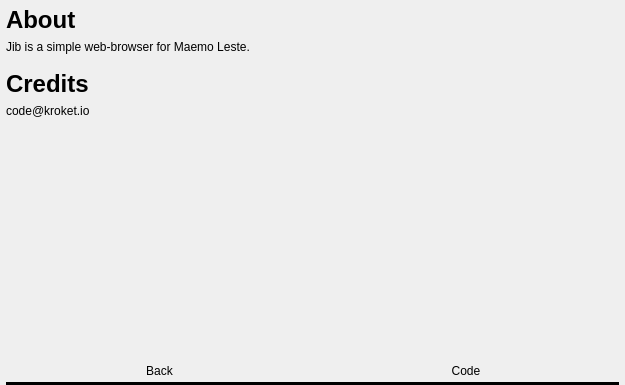
<?xml version="1.0" encoding="UTF-8"?>
<ui version="4.0">
 <class>AboutWidget</class>
 <widget class="QWidget" name="AboutWidget">
  <property name="geometry">
   <rect>
    <x>0</x>
    <y>0</y>
    <width>625</width>
    <height>385</height>
   </rect>
  </property>
  <property name="windowTitle">
   <string>AboutWidget</string>
  </property>
  <property name="windowIcon">
   <iconset>
    <normaloff>:/assets/images/appicons/64x64.png</normaloff>:/assets/images/appicons/64x64.png</iconset>
  </property>
  <layout class="QVBoxLayout" name="verticalLayout_4">
   <property name="leftMargin">
    <number>6</number>
   </property>
   <property name="topMargin">
    <number>6</number>
   </property>
   <property name="rightMargin">
    <number>6</number>
   </property>
   <property name="bottomMargin">
    <number>0</number>
   </property>
   <item>
    <layout class="QGridLayout" name="gridLayout">
     <property name="leftMargin">
      <number>0</number>
     </property>
     <property name="topMargin">
      <number>0</number>
     </property>
     <property name="rightMargin">
      <number>0</number>
     </property>
     <item row="3" column="0">
      <widget class="QLabel" name="label_4">
       <property name="font">
        <font>
         <pointsize>18</pointsize>
         <weight>75</weight>
         <bold>true</bold>
        </font>
       </property>
       <property name="text">
        <string>Credits</string>
       </property>
      </widget>
     </item>
     <item row="0" column="0">
      <widget class="QLabel" name="label_3">
       <property name="font">
        <font>
         <pointsize>18</pointsize>
         <weight>75</weight>
         <bold>true</bold>
        </font>
       </property>
       <property name="text">
        <string>About</string>
       </property>
      </widget>
     </item>
     <item row="5" column="0">
      <spacer name="verticalSpacer">
       <property name="orientation">
        <enum>Qt::Vertical</enum>
       </property>
       <property name="sizeHint" stdset="0">
        <size>
         <width>0</width>
         <height>0</height>
        </size>
       </property>
      </spacer>
     </item>
     <item row="1" column="0">
      <widget class="QLabel" name="label">
       <property name="text">
        <string>Jib is a simple web-browser for Maemo Leste.</string>
       </property>
       <property name="wordWrap">
        <bool>true</bool>
       </property>
      </widget>
     </item>
     <item row="4" column="0">
      <widget class="QLabel" name="label_2">
       <property name="text">
        <string>code@kroket.io</string>
       </property>
       <property name="wordWrap">
        <bool>true</bool>
       </property>
      </widget>
     </item>
     <item row="2" column="0">
      <spacer name="verticalSpacer_3">
       <property name="orientation">
        <enum>Qt::Vertical</enum>
       </property>
       <property name="sizeType">
        <enum>QSizePolicy::Maximum</enum>
       </property>
       <property name="sizeHint" stdset="0">
        <size>
         <width>20</width>
         <height>10</height>
        </size>
       </property>
      </spacer>
     </item>
    </layout>
   </item>
   <item>
    <layout class="QHBoxLayout" name="horizontalLayout">
     <property name="spacing">
      <number>0</number>
     </property>
     <item>
      <layout class="QVBoxLayout" name="verticalLayout">
       <property name="spacing">
        <number>0</number>
       </property>
       <item>
        <widget class="QPushButton" name="btnBack">
         <property name="maximumSize">
          <size>
           <width>16777215</width>
           <height>48</height>
          </size>
         </property>
         <property name="text">
          <string>Back</string>
         </property>
         <property name="flat">
          <bool>true</bool>
         </property>
        </widget>
       </item>
       <item>
        <widget class="Line" name="lineSettings">
         <property name="sizePolicy">
          <sizepolicy hsizetype="Minimum" vsizetype="Maximum">
           <horstretch>0</horstretch>
           <verstretch>0</verstretch>
          </sizepolicy>
         </property>
         <property name="maximumSize">
          <size>
           <width>16777215</width>
           <height>32</height>
          </size>
         </property>
         <property name="baseSize">
          <size>
           <width>0</width>
           <height>32</height>
          </size>
         </property>
         <property name="frameShadow">
          <enum>QFrame::Plain</enum>
         </property>
         <property name="lineWidth">
          <number>32</number>
         </property>
         <property name="orientation">
          <enum>Qt::Horizontal</enum>
         </property>
        </widget>
       </item>
      </layout>
     </item>
     <item>
      <layout class="QVBoxLayout" name="verticalLayout_3">
       <property name="spacing">
        <number>0</number>
       </property>
       <item>
        <widget class="QPushButton" name="btnCode">
         <property name="maximumSize">
          <size>
           <width>16777215</width>
           <height>48</height>
          </size>
         </property>
         <property name="text">
          <string>Code</string>
         </property>
         <property name="flat">
          <bool>true</bool>
         </property>
        </widget>
       </item>
       <item>
        <widget class="Line" name="lineFullscreen">
         <property name="sizePolicy">
          <sizepolicy hsizetype="Minimum" vsizetype="Maximum">
           <horstretch>0</horstretch>
           <verstretch>0</verstretch>
          </sizepolicy>
         </property>
         <property name="maximumSize">
          <size>
           <width>16777215</width>
           <height>32</height>
          </size>
         </property>
         <property name="baseSize">
          <size>
           <width>0</width>
           <height>32</height>
          </size>
         </property>
         <property name="frameShadow">
          <enum>QFrame::Plain</enum>
         </property>
         <property name="lineWidth">
          <number>32</number>
         </property>
         <property name="orientation">
          <enum>Qt::Horizontal</enum>
         </property>
        </widget>
       </item>
      </layout>
     </item>
    </layout>
   </item>
  </layout>
 </widget>
 <layoutdefault spacing="6" margin="11"/>
 <resources>
  <include location="assets.qrc"/>
 </resources>
 <connections/>
</ui>
